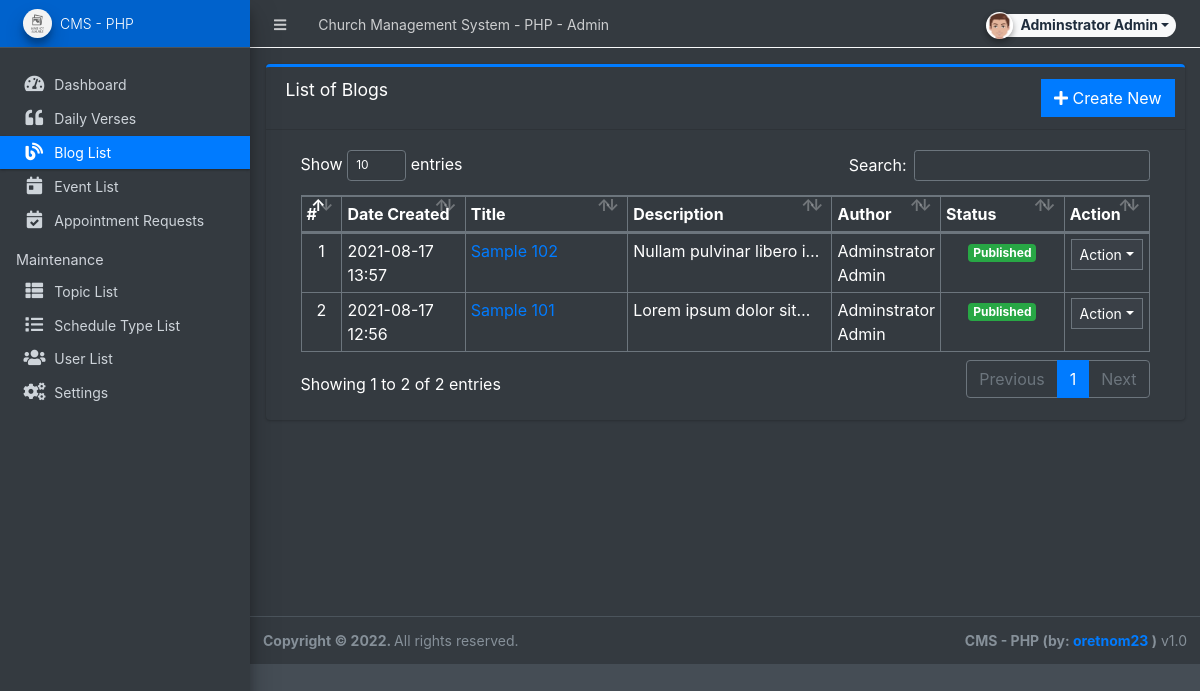
/admin/?page=blogs (signed in), run on the app's committed database.
### tables this page shows
CREATE TABLE `blogs` (
  `id` int(30) NOT NULL,
  `title` text NOT NULL,
  `topic_id` int(30) DEFAULT NULL,
  `content` text NOT NULL,
  `keywords` text NOT NULL,
  `meta_description` text NOT NULL,
  `banner_path` text NOT NULL,
  `upload_dir_code` text NOT NULL,
  `status` tinyint(1) NOT NULL DEFAULT 0 COMMENT '0 = unpublished ,1= published',
  `blog_url` text NOT NULL,
  `author_id` int(30) NOT NULL,
  `date_created` datetime NOT NULL DEFAULT current_timestamp(),
  `date_updated` datetime DEFAULT NULL ON UPDATE current_timestamp()
);

### admin/blogs/index.php (the view, shortened to what this page needs)
<div class="card card-outline card-primary">
	<div class="card-header">
		<h3 class="card-title">List of Blogs</h3>
		<div class="card-tools">
			<a href="?page=blogs/manage_blog" class="btn btn-flat btn-primary"><span class="fas fa-plus"></span>  Create New</a>
		</div>
	</div>
	<div class="card-body">
		<div class="container-fluid">
        <div class="container-fluid">
			<table class="table table-bordered table-stripped">
				<colgroup>
					<col width="5%">
					<col width="15%">
					<col width="20%">
					<col width="25%">
					<col width="10%">
					<col width="15%">
					<col width="10%">
				</colgroup>
				<thead>
					<tr>
						<th>#</th>
						<th>Date Created</th>
						<th>Title</th>
						<th>Description</th>
						<th>Author</th>
						<th>Status</th>
						<th>Action</th>
					</tr>
				</thead>
				<tbody>
					<?php
					$i = 1;
						$qry = $conn->query("SELECT b.*,concat(u.firstname,' ',u.lastname) as author from `blogs` b inner join `users` u on b.author_id = u.id order by unix_timestamp(b.date_created) desc ");
						while($row = $qry->fetch_assoc()):
							foreach($row as $k=> $v){
								$row[$k] = trim(stripslashes($v));
							}
                            $row['meta_description'] = strip_tags(stripslashes(html_entity_decode($row['meta_description'])));
					?>
						<tr>
							<td class="text-center"><?php echo $i++; ?></td>
							<td><?php echo date("Y-m-d H:i",strtotime($row['date_created'])) ?></td>
							<td><a href="<?php echo base_url.$row['blog_url'] ?>" target="_blank"><?php echo $row['title'] ?></a></td>
							<td ><p class="m-0 truncate-1"><?php echo $row['meta_description'] ?></p></td>
							<td ><p class="m-0"><?php echo $row['author'] ?></p></td>
							<td class="text-center">
                                <?php if($row['status'] == 1): ?>
                                    <span class="badge badge-success">Published</span>
                                <?php else: ?>
                                    <span class="badge badge-danger">Unpublished</span>
                                <?php endif; ?>
                            </td>
							<td align="center">
								 <button type="button" class="btn btn-flat btn-default btn-sm dropdown-toggle dropdown-icon" data-toggle="dropdown">
				                  		Action
				                  </button>
							</td>
						</tr>
					<?php endwhile; ?>
				</tbody>
			</table>
		</div>
		</div>
	</div>
</div>

### data on the page
blogs: date_created "2021-08-17 13:57", title "Sample 102", meta_description "Nullam pulvinar libero…", author "Adminstrator Admin", status "Published"
blogs: date_created "2021-08-17 12:56", title "Sample 101", meta_description "Lorem ipsum dolor…", author "Adminstrator Admin", status "Published"

### other printed values
$_settings->info('name') "Church Management System - PHP"
$_settings->userdata('firstname').' '.$_settings->userdata('lastname') "Adminstrator Admin"
$_settings->info('short_name') "CMS - PHP"
